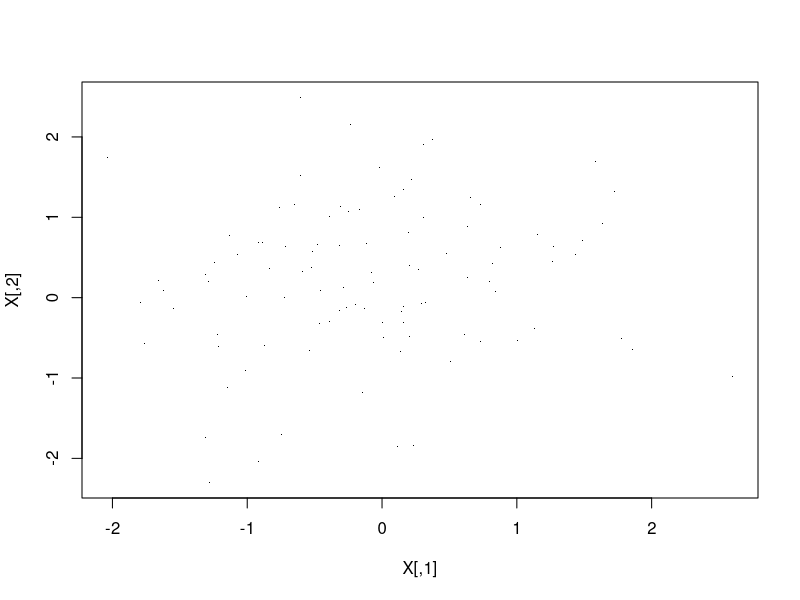
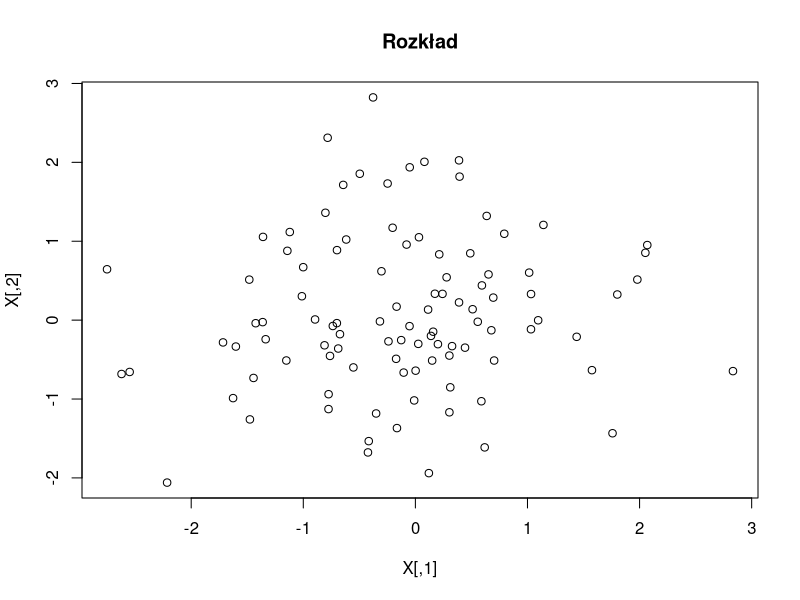
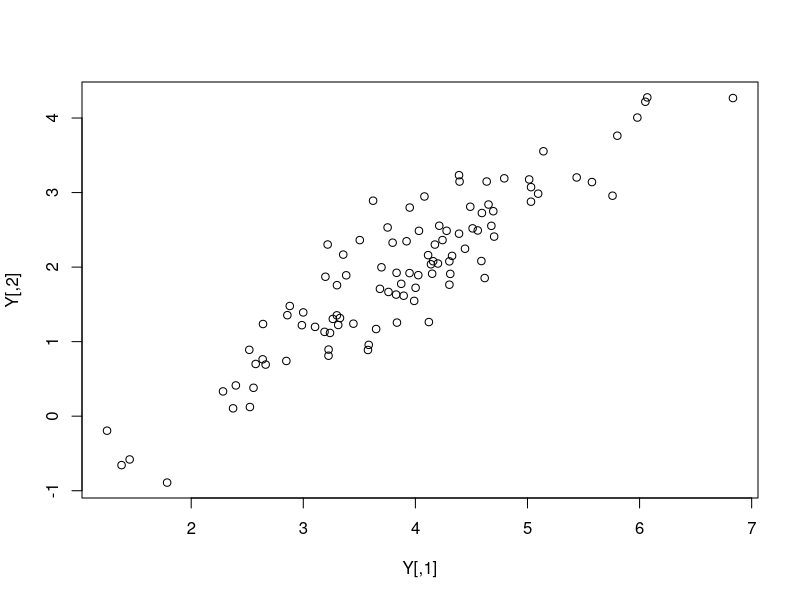
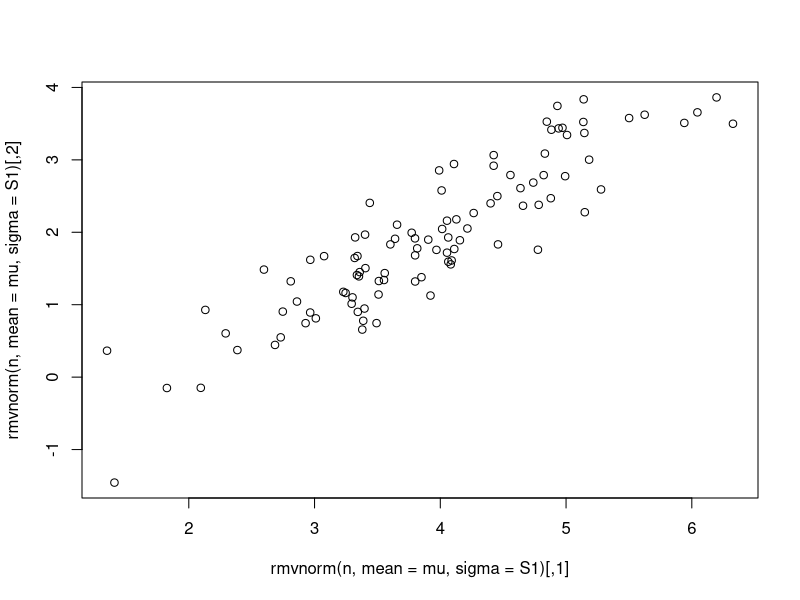
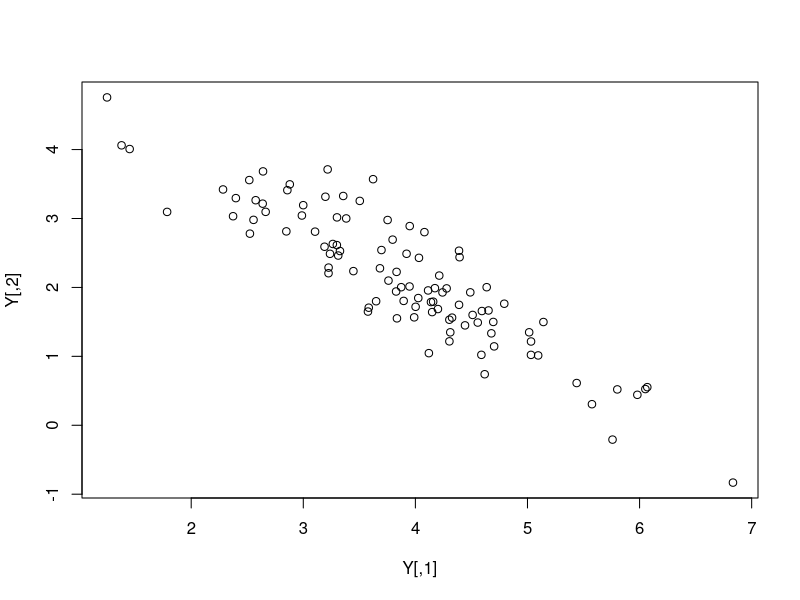
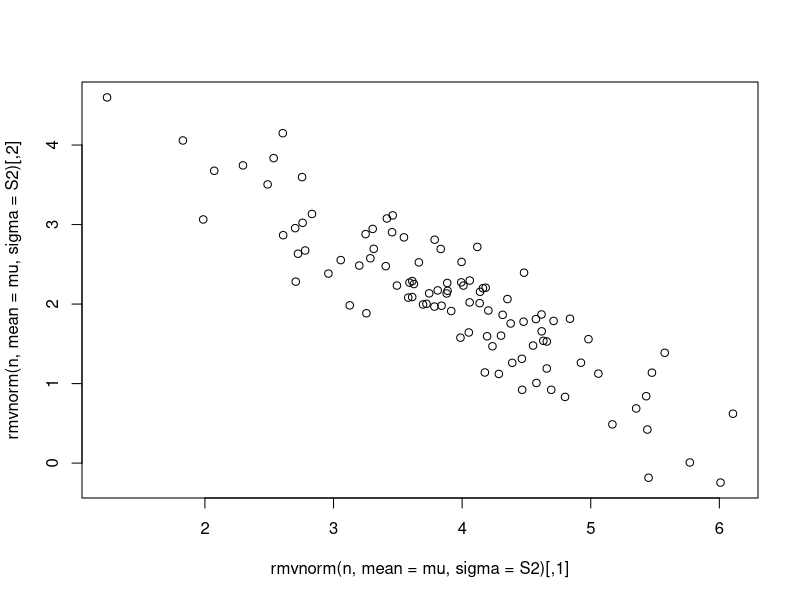
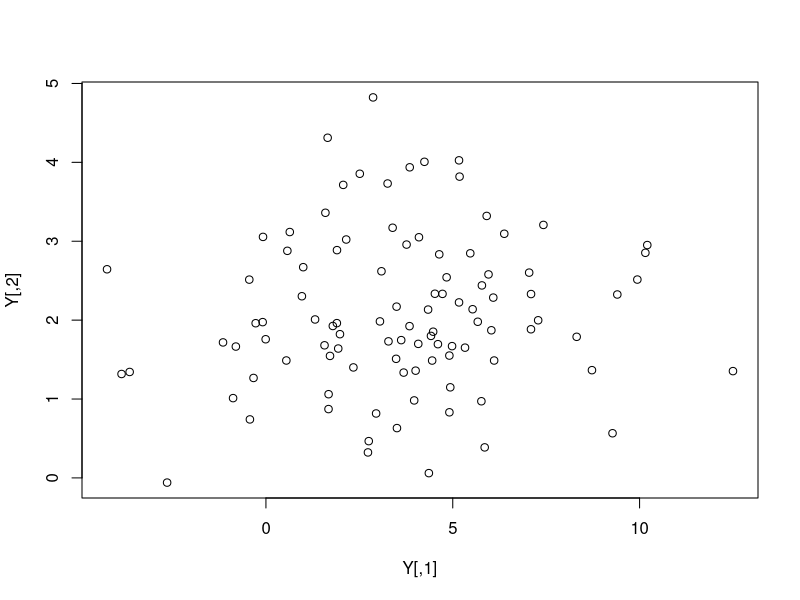
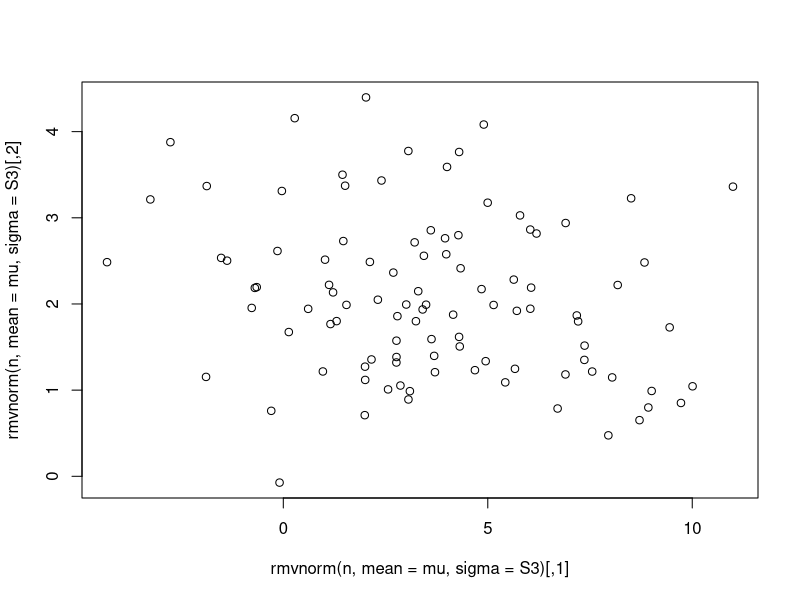

Write R code to recreate these figures, in order.

library(mvtnorm)

##### ZAD 1 #####


n=100
X = rmvnorm(n, mean=c(0,0), sigma=matrix(c(1,0,0,1), 2, 2) )
plot(X, pch=46)

X = matrix(0,100,2)
for (i in 1:100){
  X[i,] = rnorm(2)
}
plot(X, main='Rozkład')


##### ZAD 2 #####

S1 = matrix(c(1, 0.9, 0.9, 1), 2, 2)
S2 = matrix(c(1, -0.9, -0.9, 1), 2, 2)
S3 = matrix(c(9, 0, 0 ,1), 2, 2)

sqrt(0.19)
A1 = t(chol(S1))
A2 = t(chol(S2))
A3 = t(chol(S3))

mu = c(4,2)

Y = t(A1%*%t(X)+mu)
plot(Y)
plot(rmvnorm(n, mean=mu, sigma=S1 ))

Y = t(A2%*%t(X)+mu)
plot(Y)
plot(rmvnorm(n, mean=mu, sigma=S2 ))

Y = t(A3%*%t(X)+mu)
plot(Y)
plot(rmvnorm(n, mean=mu, sigma=S3 ))


##### ZAD 3 #####

my_rmvnorm=function(mu,Sigma){
  r = length(mu)
  L = t(chol(Sigma)) 
  Z = rnorm(r)
  return(L %*% Z + mu)
}

n = 200
m = 100

Sigma = diag(m)
mu = rep(0,m)

X = matrix(0,m,n)
for(i in 1:n){
 X[,i] = my_rmvnorm(mu, Sigma)
}
X
X = t(X)

x = rep(0,m)
for(i in 1:m){
  x[i] = mean(X[,i])
}
x
mean(x)
mean(X)

sigma = matrix(0.9,m,m) + 0.1*diag(m)

A = t(chol(sigma))
Y = A%*%t(X)

Y
plot(t(Y))

hist(var(Y), main='Histogram próbkowych wariancji')


a = matrix(0, 100, 100)
for (i in 1:100){
  for (j in 1:100){
    a[i,j] = cov(Y[i,], Y[j,])
  }
}
a
hist(a, main='Kowariancja próbkowa')


